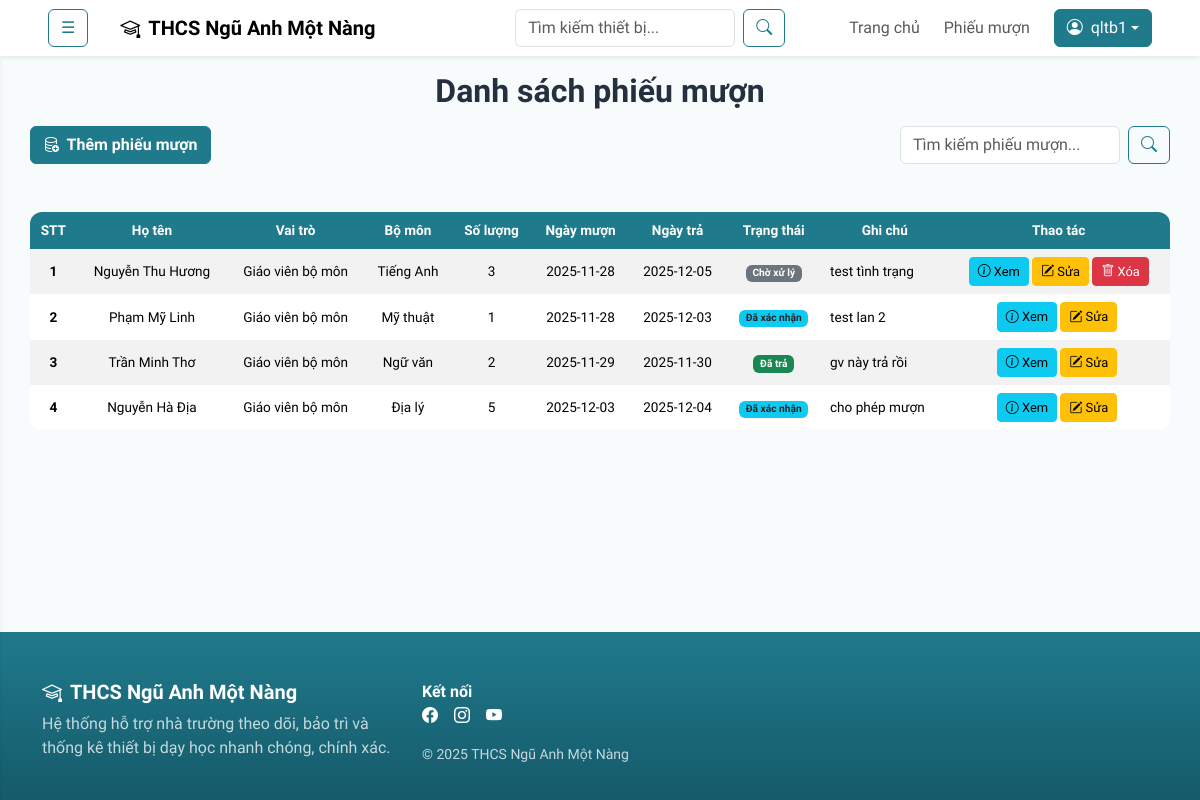
The page /index.php?page=dsphieumuon (signed in) on the database as committed earlier.
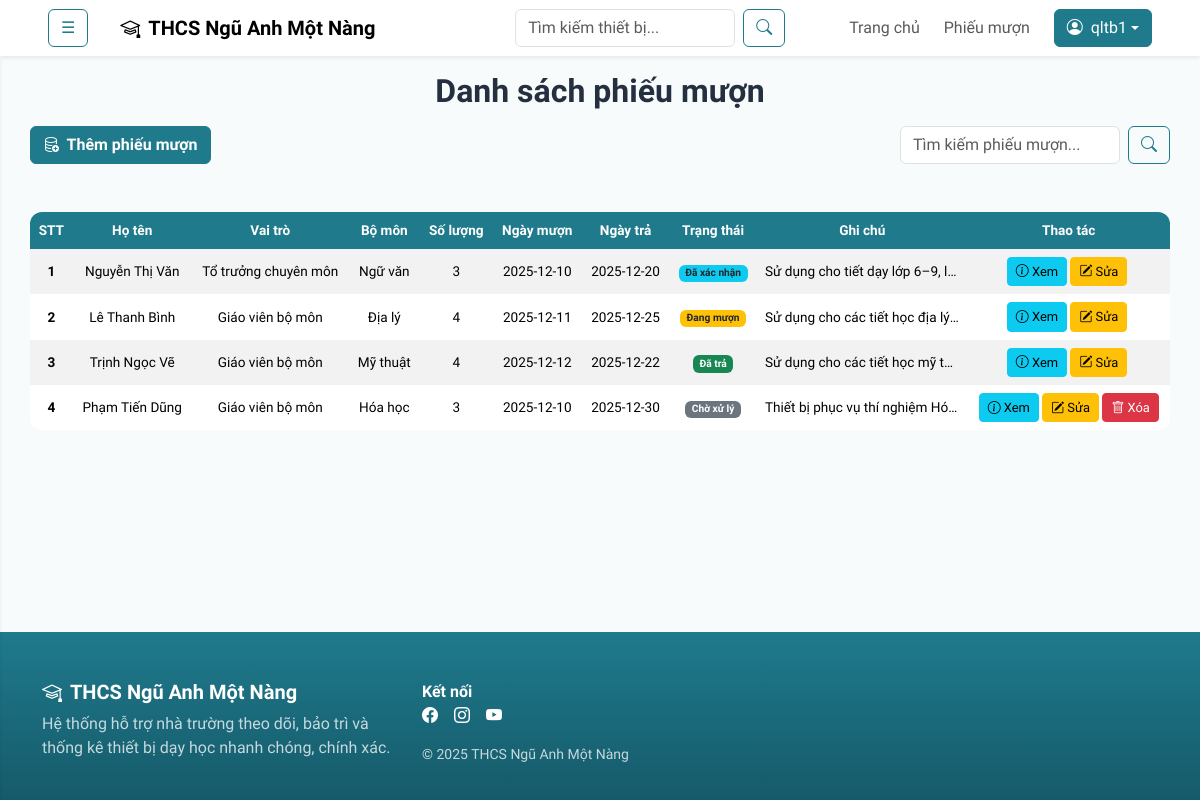
The same page on the database as committed later.
### tables this page shows
CREATE TABLE `phieumuon` (
  `maPhieuMuon` int(11) NOT NULL,
  `maNguoiDung` int(11) NOT NULL,
  `ngayMuon` date NOT NULL,
  `ngayTra` date NOT NULL,
  `trangThai` varchar(50) NOT NULL DEFAULT 'Chờ xử lý',
  `ghiChu` text DEFAULT NULL
);

CREATE TABLE `nguoidung` (
  `maNguoiDung` int(11) NOT NULL,
  `tenDangNhap` varchar(255) NOT NULL,
  `matKhau` varchar(255) NOT NULL,
  `hoTen` varchar(255) DEFAULT NULL,
  `email` varchar(255) DEFAULT NULL,
  `soDienThoai` varchar(255) DEFAULT NULL,
  `maBoMon` int(11) DEFAULT NULL,
  `maVaiTro` int(11) DEFAULT NULL
);

CREATE TABLE `vaitro` (
  `maVaiTro` int(11) NOT NULL,
  `tenVaiTro` varchar(255) DEFAULT NULL,
  `moTa` text DEFAULT NULL
);

CREATE TABLE `bomon` (
  `maBoMon` int(11) NOT NULL,
  `tenBoMon` varchar(100) NOT NULL,
  `moTa` text DEFAULT NULL
);

### App/Models/mPhieuMuon.php (called while the page is built, shortened)
<?php
class modelPhieuMuon {
    public function selectAllPhieuMuon() {
        $p = new clsKetNoi();
        $truyvan = "SELECT pm.*, nd.hoTen, vt.tenVaiTro, bm.tenBoMon, bm.maBoMon, COUNT(ct.maChiTietPM) AS soLuongMuon
                    FROM phieumuon pm
                    LEFT JOIN nguoidung nd ON pm.maNguoiDung = nd.maNguoiDung
                    LEFT JOIN vaitro vt ON nd.maVaiTro = vt.maVaiTro
                    LEFT JOIN bomon bm ON nd.maBoMon = bm.maBoMon
                    LEFT JOIN chitietphieumuon ct ON pm.maPhieuMuon = ct.maPhieuMuon
                    GROUP BY pm.maPhieuMuon";
        $con = $p->moketnoi();
        $kq = mysqli_query($con, $truyvan);
        return $kq;
    }
}
?>

### App/Controllers/cPhieuMuon.php (called while the page is built, shortened)
<?php
include_once('App/Models/mPhieuMuon.php');
class controlPhieuMuon {
    public function getAllPhieuMuon() {
        $p = new modelPhieuMuon();
        $kq = $p->selectAllPhieuMuon();
        if(mysqli_num_rows($kq) > 0) {
            return $kq;
        } else {
            return false;
        }
    }
}
?>

### App/Views/thietbi/qlphieumuon/dsphieumuon.php (the view, shortened to what the changed rows need)
<h2 class="text-center fw-semibold my-3">Danh sách phiếu mượn</h2>
<div class="d-flex justify-content-center">
    <div class="table-responsive my-5" style="width: 95%;">
        <table class="table table-striped table-hover table-borderless align-middle" style="font-size: 0.85em;">
            <thead class="text-center">
                <tr>
                    <th>STT</th>
                    <th>Họ tên</th>
                    <th>Vai trò</th>
                    <th>Bộ môn</th>
                    <th>Số lượng</th>
                    <th>Ngày mượn</th>
                    <th>Ngày trả</th>
                    <th>Trạng thái</th>
                    <th>Ghi chú</th>
                    <th>Thao tác</th>
                </tr>
            </thead>
            <tbody>
            <?php
            include_once('App/Controllers/cPhieuMuon.php');
            $p = new controlPhieuMuon();
            if(isset($_GET['keyword'])) {
                $keyword = $_GET['keyword'];
                $kq = $p->searchPhieuMuon($keyword);
            } else {
                $kq = $p->getAllPhieuMuon();
            }
            if ($kq && $kq->num_rows > 0) {
                $dem = 0;
                while ($r = $kq->fetch_assoc()) {
                    $dem++;
                    echo '<tr>';
                        echo '<td class="text-center"><strong>' . $dem . '</strong></td>';
                        echo '<td class="text-center">' . $r['hoTen'] . '</td>';
                        echo '<td class="text-center">' . $r['tenVaiTro'] . '</td>';
                        echo '<td class="text-center">' . $r['tenBoMon'] . '</td>';
                        echo '<td class="text-center">' . $r['soLuongMuon'] . '</td>';
                        echo '<td class="text-center">' . $r['ngayMuon'] . '</td>';
                        echo '<td class="text-center">' . $r['ngayTra'] . '</td>';
                        echo '<td class="text-center">';
                            switch ($r['trangThai']) {
                                case "Chờ xử lý": echo '<span class="badge bg-secondary">' . $r['trangThai'] . '</span>'; break;
                                case "Đã xác nhận": echo '<span class="badge bg-info text-dark">' . $r['trangThai'] . '</span>'; break;
                                case "Đang mượn": echo '<span class="badge bg-warning text-dark">' . $r['trangThai'] . '</span>'; break;
                                case "Đã trả": echo '<span class="badge bg-success">' . $r['trangThai'] . '</span>'; break;
                            }
                        echo '</td>';
                        echo '<td>' . $r['ghiChu'] . '</td>';
                        echo '<td class="text-center">';
                            echo '<a href="index.php?page=xemphieumuon&maPhieuMuon=' . $r['maPhieuMuon'] . '" class="btn btn-sm btn-info" style="font-size: 0.95em;"><i class="bi bi-info-circle"></i> Xem</a>&nbsp;';
                            echo '<a href="index.php?page=suaphieumuon&maPhieuMuon=' . $r['maPhieuMuon'] . '" class="btn btn-sm btn-warning" style="font-size: 0.95em;"><i class="bi bi-pencil-square"></i> Sửa</a>&nbsp;';
                            if($r['trangThai'] == "Chờ xử lý") {
                                echo '<a href="index.php?page=xoaphieumuon&action=delete&maPhieuMuon=' . $r['maPhieuMuon'] . '" class="btn btn-sm btn-danger" style="font-size: 0.95em;" onclick="return confirm(\'Bạn có chắc muốn xóa phiếu mượn này không?\')"><i class="bi bi-trash"></i> Xóa</a>';
                            }
                        echo '</td>';
                    echo '</tr>';
                }
            } else {
                echo '<tr><td colspan="10"><h5 class="text-center text-muted">Hiện chưa có phiếu mượn nào. Vui lòng quay lại sau.</h5></td></tr>';
            }
            ?>
            </tbody>
        </table>
    </div>
</div>

Rows that differ between the two databases and show on the page:
removed phieumuon: maNguoiDung.hoTen "Nguyễn Thu Hương", vaitro.tenVaiTro "Giáo viên bộ môn", bomon.tenBoMon "Tiếng Anh", soLuongMuon "3", ngayMuon "2025-11-28", ngayTra "2025-12-05", trangThai "Chờ xử lý", ghiChu "test tình trạng"
removed phieumuon: maNguoiDung.hoTen "Phạm Mỹ Linh", vaitro.tenVaiTro "Giáo viên bộ môn", bomon.tenBoMon "Mỹ thuật", soLuongMuon "1", ngayMuon "2025-11-28", ngayTra "2025-12-03", trangThai "Đã xác nhận", ghiChu "test lan 2"
removed phieumuon: maNguoiDung.hoTen "Trần Minh Thơ", vaitro.tenVaiTro "Giáo viên bộ môn", bomon.tenBoMon "Ngữ văn", soLuongMuon "2", ngayMuon "2025-11-29", ngayTra "2025-11-30", trangThai "Đã trả", ghiChu "gv này trả rồi"
removed phieumuon: maNguoiDung.hoTen "Nguyễn Hà Địa", vaitro.tenVaiTro "Giáo viên bộ môn", bomon.tenBoMon "Địa lý", soLuongMuon "5", ngayMuon "2025-12-03", ngayTra "2025-12-04", trangThai "Đã xác nhận", ghiChu "cho phép mượn"
added phieumuon: maNguoiDung.hoTen "Nguyễn Thị Văn", vaitro.tenVaiTro "Tổ trưởng chuyên môn", bomon.tenBoMon "Ngữ văn", soLuongMuon "3", ngayMuon "2025-12-10", ngayTra "2025-12-20", trangThai "Đã xác nhận", ghiChu "Sử dụng cho tiết dạy lớp 6–9, l…"
added phieumuon: maNguoiDung.hoTen "Lê Thanh Bình", vaitro.tenVaiTro "Giáo viên bộ môn", bomon.tenBoMon "Địa lý", soLuongMuon "4", ngayMuon "2025-12-11", ngayTra "2025-12-25", trangThai "Đang mượn", ghiChu "Sử dụng cho các tiết học địa lý…"
added phieumuon: maNguoiDung.hoTen "Trịnh Ngọc Vẽ", vaitro.tenVaiTro "Giáo viên bộ môn", bomon.tenBoMon "Mỹ thuật", soLuongMuon "4", ngayMuon "2025-12-12", ngayTra "2025-12-22", trangThai "Đã trả", ghiChu "Sử dụng cho các tiết học mỹ t…"
added phieumuon: maNguoiDung.hoTen "Phạm Tiến Dũng", vaitro.tenVaiTro "Giáo viên bộ môn", bomon.tenBoMon "Hóa học", soLuongMuon "3", ngayMuon "2025-12-10", ngayTra "2025-12-30", trangThai "Chờ xử lý", ghiChu "Thiết bị phục vụ thí nghiệm Hó…"
